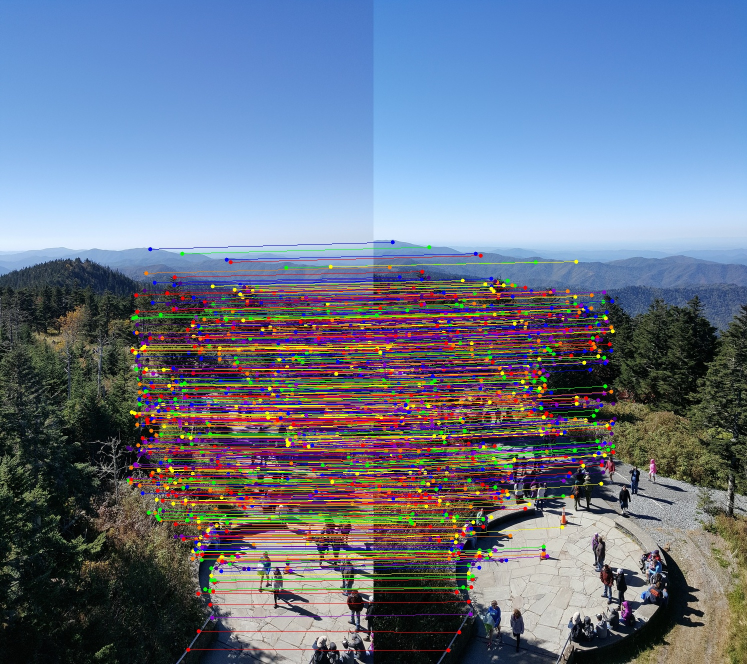
#> input picture HW05/given_inliers_01.jpg, 1494 x 1328 px (shown at 1/2 size)
$ python -i panorama_helper.py   (imports and definitions only)
#> lines starting #> are read from the running program, lines starting #| are printed output that depends on the picture
import cv2
import numpy as np
import math
import sys
from tqdm import tqdm
from copy import deepcopy
import random

'''loadImage(imageSet:str) -> list
Input: imageSet (str)
Output: 2 list of ndarrays, one raw and one grey
Purpose: given imageSet return a list of corresponding images'''
def loadImages(imageSet:str)->list:
    input_image_list_raw = list()
    input_image_list_grey = list()
    if imageSet == "given":
        for i in range(0,5):
            image = cv2.imread(f"/Users/wang3450/Desktop/ECE661/HW05/input_images/{i}.jpg",cv2.IMREAD_UNCHANGED)
            image = cv2.rotate(image, cv2.ROTATE_90_CLOCKWISE)
            input_image_list_raw.append(image)
            image = cv2.cvtColor(image, cv2.COLOR_BGR2GRAY)
            input_image_list_grey.append(image)
    elif imageSet == "custom":
        for i in range(0,5):
            image = cv2.imread(f"/Users/wang3450/Desktop/ECE661/HW05/input_images/custom_{i}.jpg",cv2.IMREAD_UNCHANGED)
            #image = cv2.rotate(image, cv2.ROTATE_90_CLOCKWISE)
            input_image_list_raw.append(image)
            image = cv2.cvtColor(image, cv2.COLOR_BGR2GRAY)
            input_image_list_grey.append(image)
    return input_image_list_raw, input_image_list_grey


'''getFeatures(img1, img2)
Input: 2 grey-scale images (ndarray)
Output: 2 lists of keypoints, and 2 lists of descriptors
Purpose: given two grey-scale images, extract the features'''
# [6 lines left out: function getFeatures, not called in this run]


'''getMatches(descriptor1, descriptor2)
Input: 2 lists of features
Output: list of matches
Purpose: extract the matches from the descriptors'''
# [5 lines left out: function getMatches, not called in this run]


'''getCandidateMatches(grey_image1, grey_image2)
Input: 2 adjacent grey-scale images
Output: list of matches, float and int
Purpose: given two grey-scale images, find matching interest points'''
# [16 lines left out: function getCandidateMatches, not called in this run]


'''performRANSAC(candidate_matches_float, candidate_matches_int)
Input: 2 lists of candidate matches
Output: Inlier Set
Purpose: outlier rejection mechanism'''
# [28 lines left out: function performRANSAC, not called in this run]


'''getDistance(x_prime, computed_x_prime)
Input: two points
Output: euclidean distance
Purpose: compute the distance between two points'''
# [7 lines left out: function getDistance, not called in this run]


'''homogenizePoint(h, x)
Input: h (3x3 ndarray), x (2x1 tuple)
Output: computed_x_prime (2x1 tuple)
Purpose: given x and h, return x' = hx'''
# [5 lines left out: function homogenizePoint, not called in this run]


'''estiamteHomography(correspondences)
Input: List of correspondences, (X, X')
Ouput: H: (3x3 ndarray)
Purpose: Given 7 point correspondences, estimate H'''
# [167 lines left out: function estimateHomography, not called in this run]


'''getValidPoints(pts, Hpts, w, h)
Input: pts, homogoneized points, width, height
Output: valid pts and homogenized points
Purpose: Given a pts and hpts, compute valid versions of both'''
# [17 lines left out: function getValidPoints, not called in this run]


'''map_pixel(panorama, img, H)
Input: panorama mask, an image we want to stitch into panorama, homography H
Output: panorama stitched with img
Purpose: Given a panorama, img, and h, stitch image onto panorama'''
# [24 lines left out: function map_pixel, not called in this run]


'''getPanorama(list_best_homography)
Input: List of homographies and images
Output: final panorama
Purpose: Given list of all images and homographies, stitch images together'''
# [28 lines left out: function getPanorama, not called in this run]


'''getJacobian(H, correspondences)
Input: H and correspondence points
Output: Jacobian Matrix
Purpse: Given H and the correspondences from RANSAC, compute Jacobian'''
# [28 lines left out: function getJacobian, not called in this run]


'''performLM(H, correspondences)
Input: initial homography, list of correspondences
Output: refined homography
Purpose: Given H and a list of valid correspondences, refine H with LM'''
# [78 lines left out: function performLM, not called in this run]

>>> import cv2
>>> picture = cv2.imread('given_inliers_01.jpg', cv2.IMREAD_GRAYSCALE)
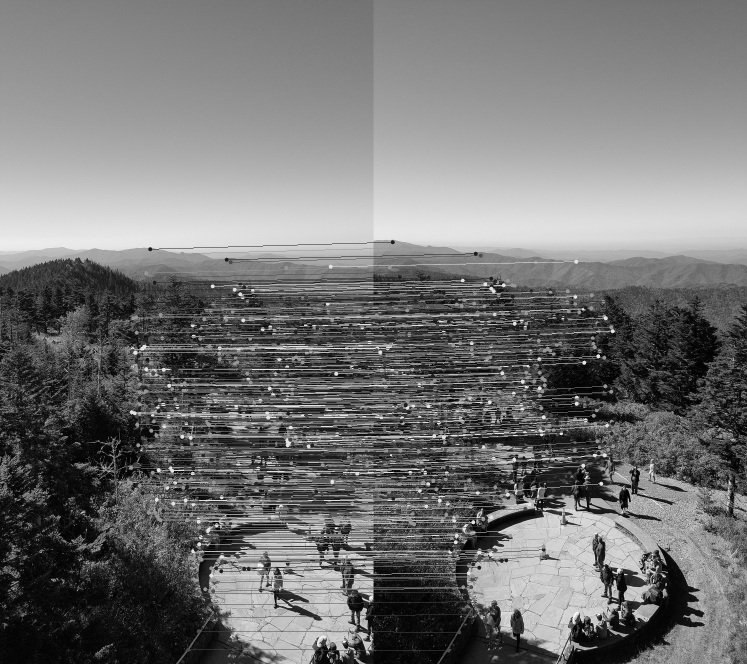
#> picture: shape (1328, 1494) (shown at 1/2 size); min 0, max 255, mean 115.3
#> (the run stopped early here; a loop or call above may not have finished)

$ run again, on HW05/given_inliers_12.jpg
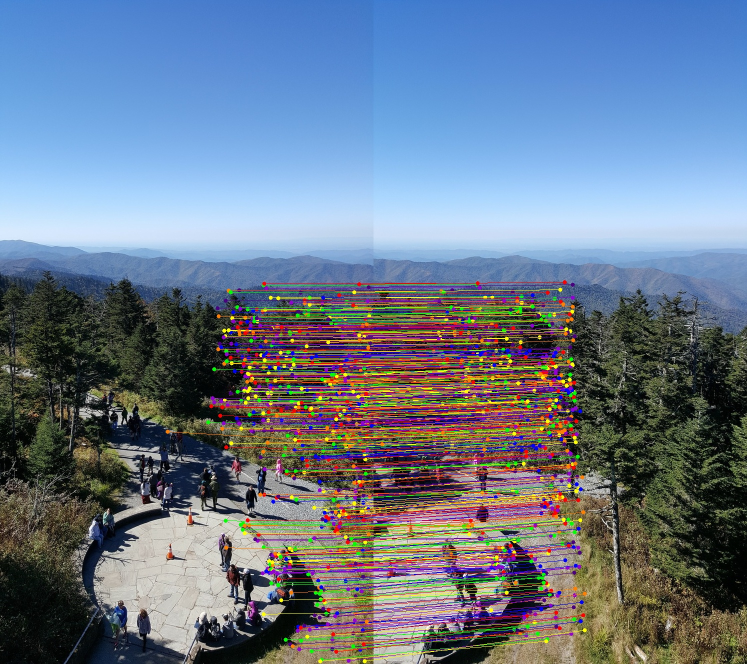
#> input picture HW05/given_inliers_12.jpg, 1494 x 1328 px (shown at 1/2 size)
#> `picture = cv2.imread('given_inliers_01.jpg', cv2.IMREAD_GRAYSCALE)`:
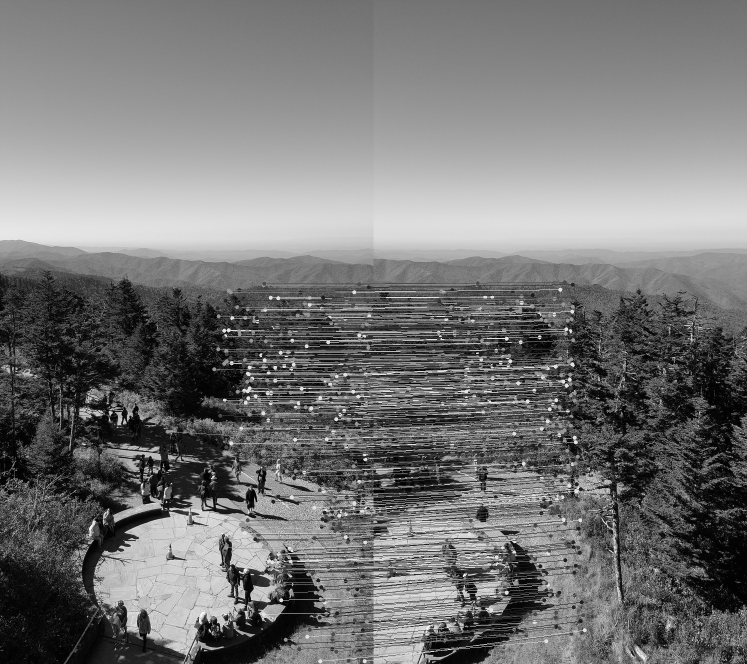
#> picture: shape (1328, 1494) (shown at 1/2 size); min 0, max 255, mean 117.8

$ run again, on HW05/given_inliers_23.jpg
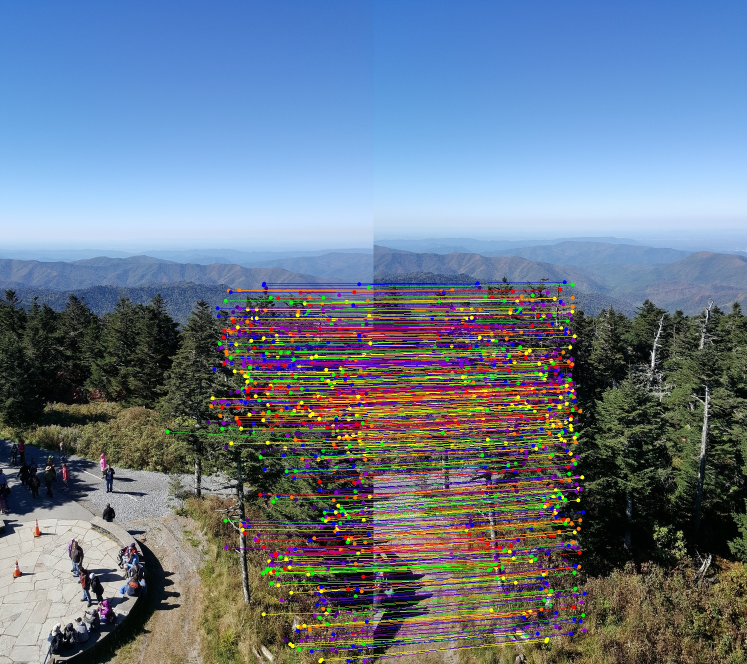
#> input picture HW05/given_inliers_23.jpg, 1494 x 1328 px (shown at 1/2 size)
#> `picture = cv2.imread('given_inliers_01.jpg', cv2.IMREAD_GRAYSCALE)`:
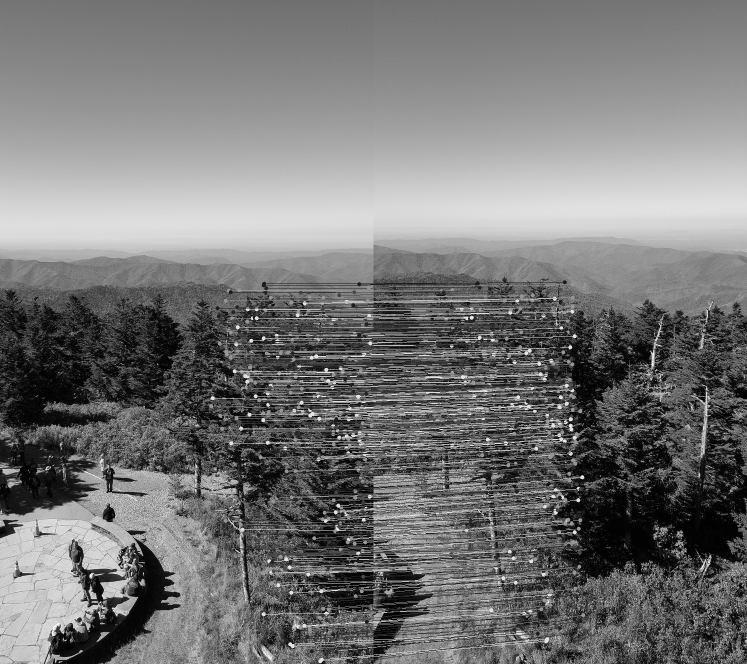
#> picture: shape (1328, 1494) (shown at 1/2 size); min 0, max 255, mean 117.9

$ run again, on HW05/given_inliers_34.jpg
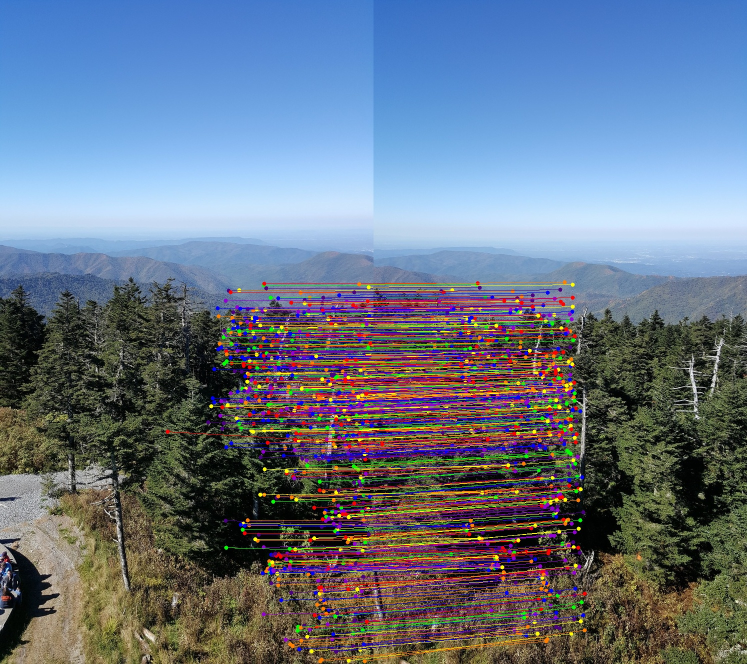
#> input picture HW05/given_inliers_34.jpg, 1494 x 1328 px (shown at 1/2 size)
#> `picture = cv2.imread('given_inliers_01.jpg', cv2.IMREAD_GRAYSCALE)`:
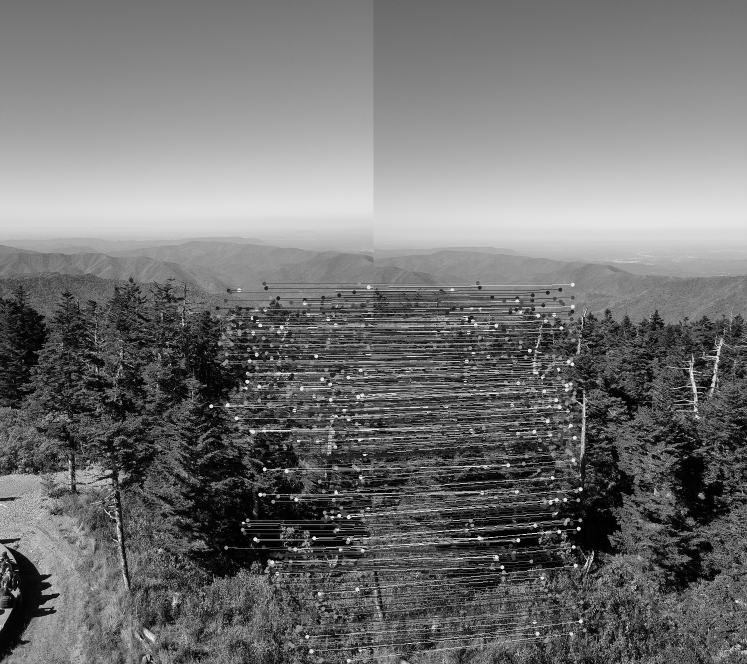
#> picture: shape (1328, 1494) (shown at 1/2 size); min 0, max 255, mean 113.6
